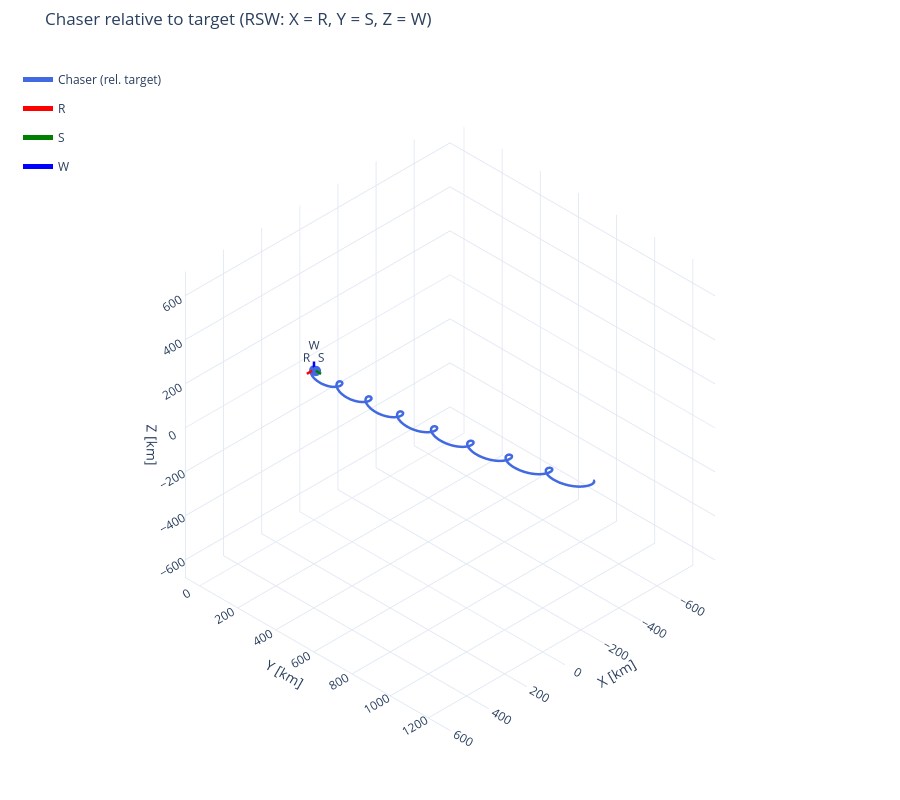

Notebook code for this chart:
### Code cell
# 3D view of the chaser in the target's RSW frame (plot X/Y/Z = R/S/W), target at the origin
# Zoom on HCW: m = ts_rsw >= next(t_b for t_b, name in burns_tl if name.startswith("HCW"))
m = np.ones_like(ts_rsw, dtype=bool)
r_rel_rsw = rv_rsw[m, 0:3]
ts_rel = ts_rsw[m]

axis_len = 0.01 * norm(r_rel_rsw, axis=1).max()  # [m]
rsw_axes = [
    {
        "direction": [1, 0, 0],
        "length": axis_len,
        "name": "R",
        "color": "red",
        "label": True,
    },
    {
        "direction": [0, 1, 0],
        "length": axis_len,
        "name": "S",
        "color": "green",
        "label": True,
    },
    {
        "direction": [0, 0, 1],
        "length": axis_len,
        "name": "W",
        "color": "blue",
        "label": True,
    },
]

burn_points = [
    {"name": "Target", "location": np.zeros(3), "color": "black", "symbol": "x"}
]
for t_b, name in burns_tl:
    if t_b >= ts_rel[0]:
        k = np.argmin(np.abs(ts_rel - t_b))
        burn_points.append(
            {"name": name, "location": r_rel_rsw[k], "color": "orange", "size": 4}
        )
burn_points = []
fig_rsw_3d = plot_3d(
    r_rel_rsw[-10000::5],
    ts_rel[-10000::5],
    labels="Chaser (rel. target)",
    trace_colors="royalblue",
    title="Chaser relative to target (RSW: X = R, Y = S, Z = W)",
    vectors=rsw_axes,
    points=burn_points,
    scale=KM_TO_M,  # inputs in m, displayed in km
    units="km",
)

### Figure 1 — Plotly figure (JSON) as saved in the notebook; plotly's stock layout.template omitted (floating-point values rounded to 4 significant figures; data arrays with more than 128 entries replaced by an {"elided": "..."} marker saying what was removed)
{"data": [{"legendgroup": "Chaser (rel. target)", "line": {"color": "royalblue", "width": 5}, "mode": "lines", "name": "Chaser (rel. target)", "type": "scatter3d", "x": {"elided": "2000 float values"}, "y": {"elided": "2000 float values"}, "z": {"elided": "2000 float values"}}, {"legendgroup": "Chaser (rel. target)", "marker": {"color": "royalblue", "size": 6}, "mode": "markers", "name": "Chaser (rel. target) End", "showlegend": false, "type": "scatter3d", "x": [-0.006666], "y": [9.711], "z": [0.0287]}, {"legendgroup": "vector-2", "line": {"color": "red", "width": 5}, "mode": "lines+text", "name": "R", "text": ["", "R"], "textposition": "top center", "type": "scatter3d", "x": [0, 37.25], "y": [0, 0], "z": [0, 0]}, {"anchor": "tip", "colorscale": [[0, "red"], [1, "red"]], "hoverinfo": "skip", "legendgroup": "vector-2", "name": "R arrowhead", "showlegend": false, "showscale": false, "sizemode": "absolute", "sizeref": 2.235, "type": "cone", "u": [1], "v": [0], "w": [0], "x": [37.25], "y": [0], "z": [0]}, {"legendgroup": "vector-4", "line": {"color": "green", "width": 5}, "mode": "lines+text", "name": "S", "text": ["", "S"], "textposition": "top center", "type": "scatter3d", "x": [0, 0], "y": [0, 37.25], "z": [0, 0]}, {"anchor": "tip", "colorscale": [[0, "green"], [1, "green"]], "hoverinfo": "skip", "legendgroup": "vector-4", "name": "S arrowhead", "showlegend": false, "showscale": false, "sizemode": "absolute", "sizeref": 2.235, "type": "cone", "u": [0], "v": [1], "w": [0], "x": [0], "y": [37.25], "z": [0]}, {"legendgroup": "vector-6", "line": {"color": "blue", "width": 5}, "mode": "lines+text", "name": "W", "text": ["", "W"], "textposition": "top center", "type": "scatter3d", "x": [0, 0], "y": [0, 0], "z": [0, 37.25]}, {"anchor": "tip", "colorscale": [[0, "blue"], [1, "blue"]], "hoverinfo": "skip", "legendgroup": "vector-6", "name": "W arrowhead", "showlegend": false, "showscale": false, "sizemode": "absolute", "sizeref": 2.235, "type": "cone", "u": [0], "v": [0], "w": [1], "x": [0], "y": [0], "z": [37.25]}], "layout": {"height": 800, "legend": {"bgcolor": "rgba(0,0,0,0)", "borderwidth": 0, "x": 0.02, "y": 0.98}, "margin": {"b": 0, "l": 0, "r": 0, "t": 50}, "scene": {"aspectmode": "cube", "camera": {"eye": {"x": 1.732, "y": 1.732, "z": 1.732}, "projection": {"type": "orthographic"}, "up": {"x": 0, "y": 0, "z": 1}}, "xaxis": {"range": [-787.8, 603.4], "title": {"text": "X [km]"}}, "yaxis": {"range": [-74.09, 1317.0], "title": {"text": "Y [km]"}}, "zaxis": {"range": [-682.1, 709.2], "title": {"text": "Z [km]"}}}, "title": {"text": "Chaser relative to target (RSW: X = R, Y = S, Z = W)"}}}
